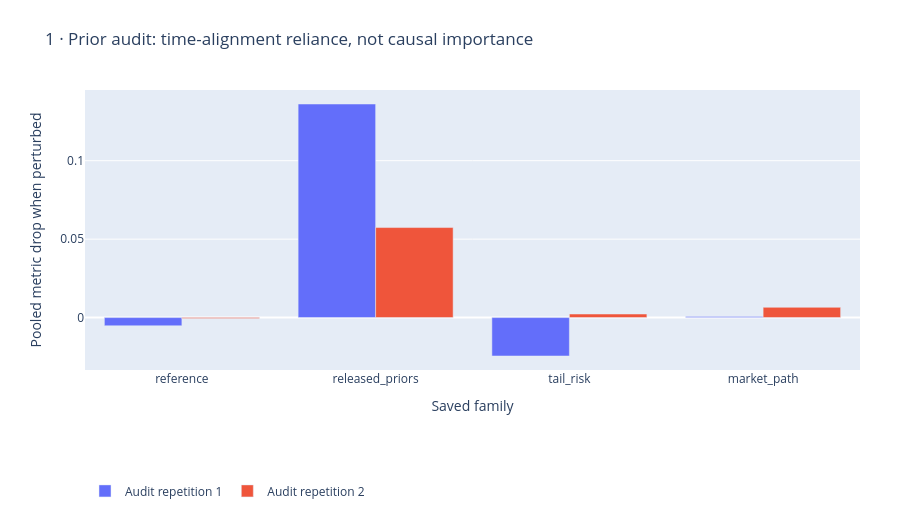

This figure's notebook cell:
### Markdown cell above
## Starting evidence

Two previous block permutations are not statistical confidence limits. No permutation outputs are used as forecasting features.

### Code cell
figures[0].show()

### Figure 1 — Plotly figure (JSON) as saved in the notebook; plotly's stock layout.template omitted (floating-point values rounded to 4 significant figures)
{"data": [{"name": "Audit repetition 1", "type": "bar", "x": ["reference", "released_priors", "tail_risk", "market_path"], "y": [-0.005223, 0.1362, -0.02449, 0.0007196]}, {"name": "Audit repetition 2", "type": "bar", "x": ["reference", "released_priors", "tail_risk", "market_path"], "y": [-0.0006269, 0.05739, 0.002276, 0.006543]}], "layout": {"height": 520, "legend": {"orientation": "h", "y": -0.38}, "margin": {"b": 150, "l": 85, "r": 40, "t": 90}, "title": {"text": "1 · Prior audit: time-alignment reliance, not causal importance"}, "xaxis": {"title": {"text": "Saved family"}}, "yaxis": {"title": {"text": "Pooled metric drop when perturbed"}}}}
